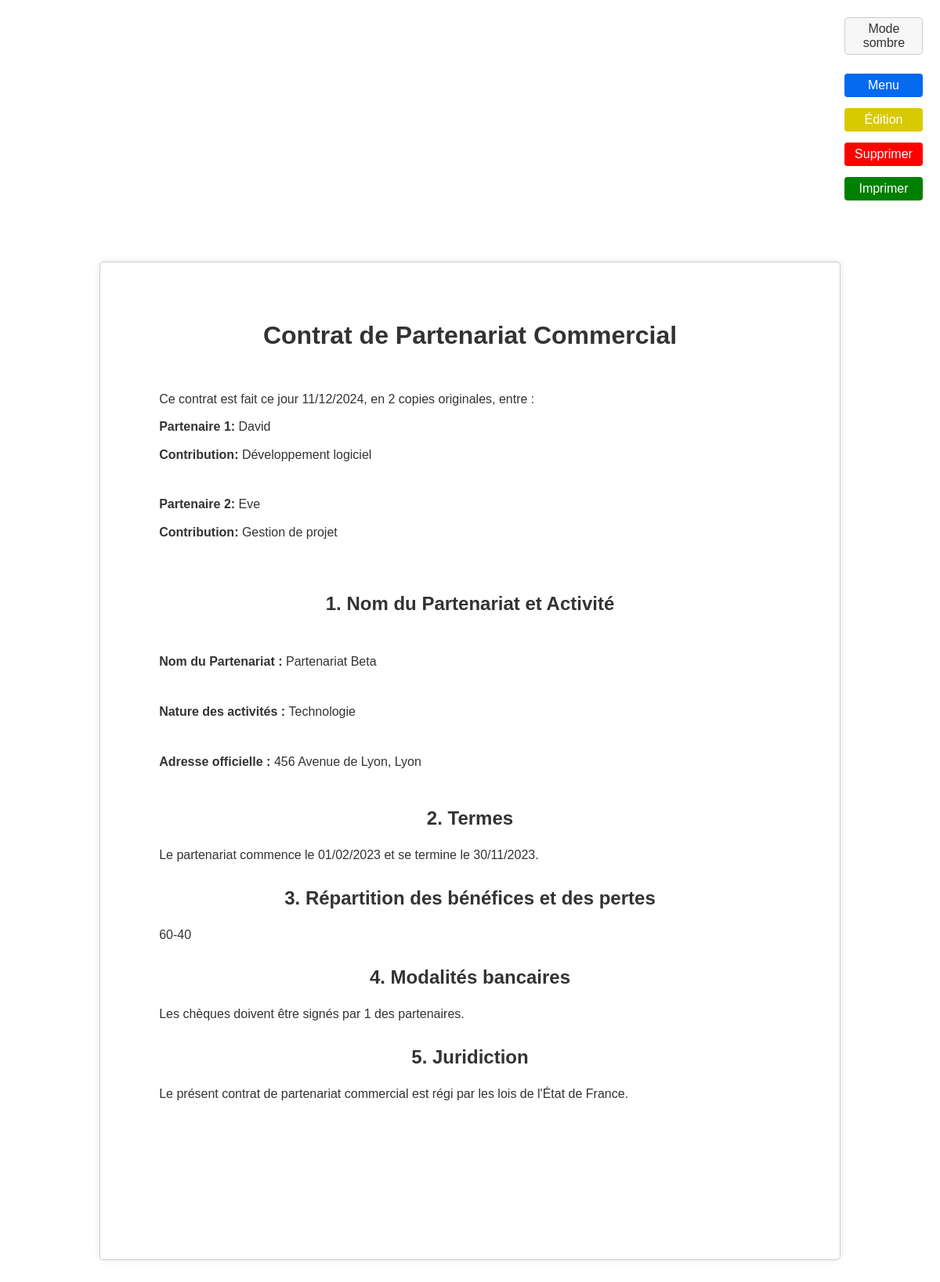
Screenshot of /display_contract.php?id=2 with the database file from the repository.
### tables this page shows
CREATE TABLE `formulaire` (
  `id` int(11) NOT NULL,
  `date_creation` datetime NOT NULL,
  `num_partners` int(11) NOT NULL,
  `activity_type` varchar(255) NOT NULL,
  `partnership_name` varchar(255) NOT NULL,
  `official_address` varchar(255) NOT NULL,
  `start_date` date NOT NULL,
  `end_date` date NOT NULL,
  `profit_loss_distribution` varchar(255) NOT NULL,
  `signing_partner_count` int(11) NOT NULL,
  `country_code` varchar(2) NOT NULL,
  `id_compte` int(11) DEFAULT NULL
);

CREATE TABLE `partenaire_formulaire` (
  `formulaire_id` int(11) NOT NULL,
  `partenaire_id` int(11) NOT NULL,
  `contribution` varchar(255) NOT NULL
);

CREATE TABLE `partenaire` (
  `id` int(11) NOT NULL,
  `nom` varchar(255) NOT NULL
);

### functions.php (called while the page is built, shortened)
<?php
function sqlquery($pdo, $query, $params = [])
{
    $stmt = $pdo->prepare($query);
    $stmt->execute($params);
    return $stmt;
}
function formatDateForDisplay($date)
{
    return date('d/m/Y', strtotime($date));
}
function getFormDataById($pdo, $formId)
{
    $queryForm = "SELECT * FROM formulaire WHERE id = :id";
    $formData = sqlquery($pdo, $queryForm, [':id' => $formId])->fetch(PDO::FETCH_ASSOC);
    $queryPartners = "SELECT p.id, p.nom, pf.contribution FROM partenaire p
                      JOIN partenaire_formulaire pf ON p.id = pf.partenaire_id
                      WHERE pf.formulaire_id = :formulaire_id";
    $partners = sqlquery($pdo, $queryPartners, [':formulaire_id' => $formId])->fetchAll(PDO::FETCH_ASSOC);
    $data = [
        'date_creation' => $formData['date_creation'],
        'num_partners' => $formData['num_partners'],
        'activity_type' => $formData['activity_type'],
        'partnership_name' => $formData['partnership_name'],
        'official_address' => $formData['official_address'],
        'start_date' => $formData['start_date'],
        'end_date' => $formData['end_date'],
        'profit_loss_distribution' => $formData['profit_loss_distribution'],
        'signing_partner_count' => $formData['signing_partner_count'],
        'country_code' => $formData['country_code'],
    ];
    return ['data' => $data, 'partners' => $partners];
}
?>

### display_contract.php (the view, shortened to what this page needs)
<?php
require_once('functions.php');
$pdo = connectDB();
if (isset($_GET['id'])) {
    $formId = (int) $_GET['id'];
    try {
        $formData = getFormDataById($pdo, $formId);
    } catch (Exception $e) {
        echo "<p>Erreur : " . $e->getMessage() . "</p>";
        exit;
    }
} else {
    echo "<p>Erreur : ID du formulaire manquant.</p>";
    exit;
}
$countries = [
    'FR' => 'de France',
    'US' => 'des États-Unis',
    'CA' => 'de Canada',
    'GB' => 'du Royaume-Uni',
    'DE' => "d'Allemagne",
    'JP' => 'du Japon',
    'CN' => 'de Chine',
    'IN' => "d'Inde",
    'BR' => 'du Brésil',
    'AU' => "d'Australie"
];
require_once('html_utils/header.php');
echo "<div id='final-contract-container'>";
echo "<h1>Contrat de Partenariat Commercial</h1>";
echo "<br><p>Ce contrat est fait ce jour " . date("d/m/Y") . ", en " . htmlspecialchars($formData['data']['num_partners']) . " copies originales, entre :</p>";
foreach ($formData['partners'] as $index => $partner) {
    $partnerName = htmlspecialchars($partner['nom']);
    $contribution = htmlspecialchars($partner['contribution']);
    echo "<p><strong>Partenaire " . ($index + 1) . ":</strong> $partnerName</p>";
    echo "<p><strong>Contribution:</strong> $contribution</p>";
    echo "<br>";
}
echo "<br><br><h2>1. Nom du Partenariat et Activité</h2><br>";
echo "<p><strong>Nom du Partenariat : </strong>" . htmlspecialchars($formData['data']['partnership_name']) . "</p>";
echo "<br><p><strong>Nature des activités : </strong> " . htmlspecialchars($formData['data']['activity_type']) . "</p>";
echo "<br><p><strong>Adresse officielle : </strong> " . htmlspecialchars($formData['data']['official_address']) . "</p>";
echo "<br><br><h2>2. Termes</h2>";
echo "<p>Le partenariat commence le " . htmlspecialchars(formatDateForDisplay($formData['data']['start_date'])) . " et se termine le " . htmlspecialchars(formatDateForDisplay($formData['data']['end_date'])) . ".</p>";
echo "<br><h2>3. Répartition des bénéfices et des pertes</h2>";
echo "<p>" . htmlspecialchars($formData['data']['profit_loss_distribution']) . "</p>";
echo "<br><h2>4. Modalités bancaires</h2>";
echo "<p>Les chèques doivent être signés par " . htmlspecialchars($formData['data']['signing_partner_count']) . " des partenaires.</p>";
echo "<br><h2>5. Juridiction</h2>";
$countryCode = htmlspecialchars($formData['data']['country_code']);
$countryName = isset($countries[$countryCode]) ? $countries[$countryCode] : "Pays inconnu";
echo "<p>Le présent contrat de partenariat commercial est régi par les lois de l'État $countryName.</p>";
echo "</div>";
require_once('html_utils/footer.php');
?>

### style.css (style rules this page uses)
body { font-family: Arial, sans-serif; margin: 20px; background-color: #f9f9f9; }
.light-theme { background-color: #ffffff; color : #333; }
#final-contract-container { width: 210mm; min-height: 297mm; margin: 20mm auto; padding: 20mm; border: 1px solid #ccc; border-radius: 5px; box-shadow: 0 0 10px rgba(0, 0, 0, 0.1); background-color: white; font-family: 'Arial', sans-serif; color: #333; }
#final-contract-container h1, #final-contract-container h2, #final-contract-container h3 { text-align: center; margin-top: 0; }
#final-contract-container p { text-align: justify; line-height: 1.6; margin: 10px 0; }

### rows the page displays
formulaire: num_partners "2", partnership_name "Partenariat Beta", activity_type "Technologie", official_address "456 Avenue de Lyon, Lyon", start_date "01/02/2023", end_date "30/11/2023", profit_loss_distribution "60-40", signing_partner_count "1", country_code "de France"
partenaire_formulaire: partenaire.nom "David", contribution "Développement logiciel"
partenaire_formulaire: partenaire.nom "Eve", contribution "Gestion de projet"
